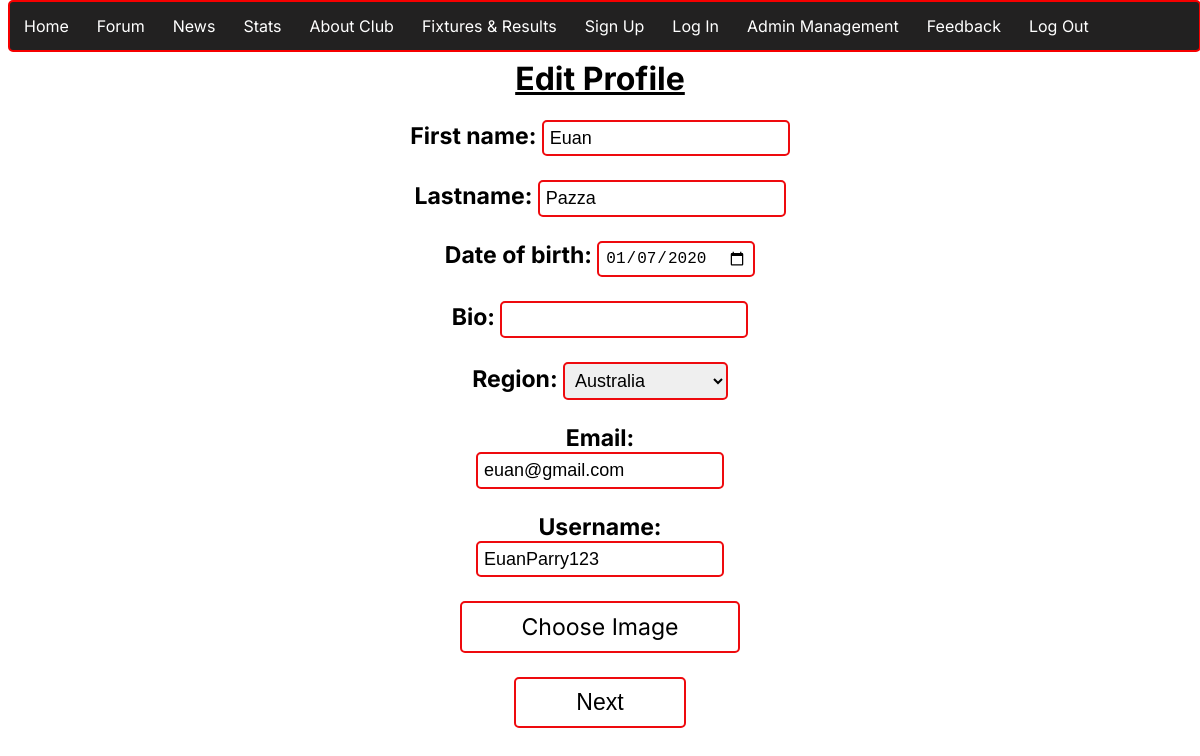
Before: /edit_profile.php?id=3 with the older database file.
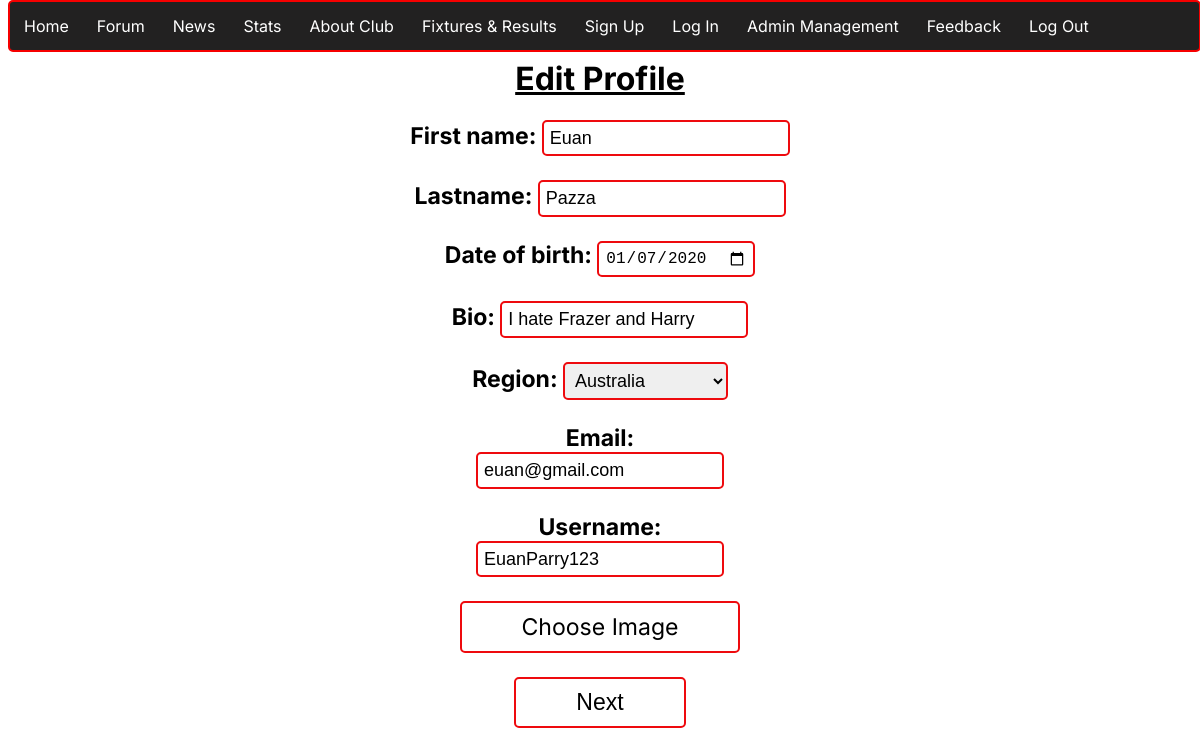
After: the same page with the newer database file.
### tables this page shows
CREATE TABLE `users` (
  `id` int(11) NOT NULL,
  `username` text NOT NULL,
  `password` text NOT NULL,
  `firstname` text NOT NULL,
  `lastname` text NOT NULL,
  `email` text NOT NULL,
  `bio` text NOT NULL,
  `profile_pic` blob NOT NULL,
  `region` text NOT NULL,
  `status` enum('active','inactive','','') NOT NULL,
  `birthdate` text NOT NULL,
  `role` enum('user','admin','','') NOT NULL
);

### edit_profile.php (the view, shortened to what this page needs)
<?php
include 'nav.php';
$id = intval($_GET['id']);
$stmt = $conn->prepare("SELECT * FROM users WHERE id = ?");
$stmt->bind_param("i", $id);
$stmt->execute();
$result = $stmt->get_result();
$row = $result->fetch_assoc();
$username = $row['username'];
$firstname = $row['firstname'];
$lastname = $row['lastname'];
$email = $row['email'];
$bio = $row['bio'];
$region = $row['region'];
$birthdate = $row['birthdate'];
?>
<!DOCTYPE html>
<html lang="en">
<head>
    <link rel="stylesheet" href="main.css">
    <link rel="stylesheet" href="signup.css">
    <link rel="stylesheet" href="accounts.css">
</head>
<body>
    <h1 class="title"> <u>Edit Profile</u></h1>
<form action="edit_profile_validate.php" method='POST' enctype="multipart/form-data">
        <label class="labels" for="firstname"><b>First name:</b></label>
        <input type="text" class="box" name="firstname" value="<?php echo $firstname;?> "required> <br>
        <br>
        <label class="labels" for="lastname"><b>Lastname:</b></label>
        <input type="text" class="box" name="lastname" value="<?php echo $lastname;?> "required> <br>
        <br>
        <label class="labels" for="dob"><b>Date of birth:</b></label>
        <input type="date" class="box" id="birthdate"name="birthdate" value="<?php echo $birthdate;?>"> <br> <br>
        <label class="labels" for ="bio"><b>Bio:</b></label>
        <input type="text" class="box" name="bio" value="<?php echo $bio;?>"> <br>
        <br>
        <label class="labels" for="region"><b>Region:</b></label>
        <select id="region" class="box" name="region" value="<?php echo $region;?>">
        <option value="Australia">Australia</option>
        </select>
        <br>
        <br>
        <label class="labels" for="email"><b>Email:</b></label> <br>
        <input type="text" class="box"  name="email" value="<?php echo $email;?>" required> <br>
        <br> <label class="labels" for="username"><b>Username:</b></label> <br>
        <input type="text" class="box" name="username" value="<?php echo $username; ?>" required> <br>
        <br> <label for="pictureup" class="custom-file-upload">Choose Image </label>
        <br>
        <br> <div class="next">
            <button type="submit" class="box" name= "submit" value="submit" class="signupbtn" >Next</button>
        </div>
    </form>
</body>
</html>

Changed rows visible on the page:
changed users "Euan": bio (not shown) → "I hate Frazer and Harry"
